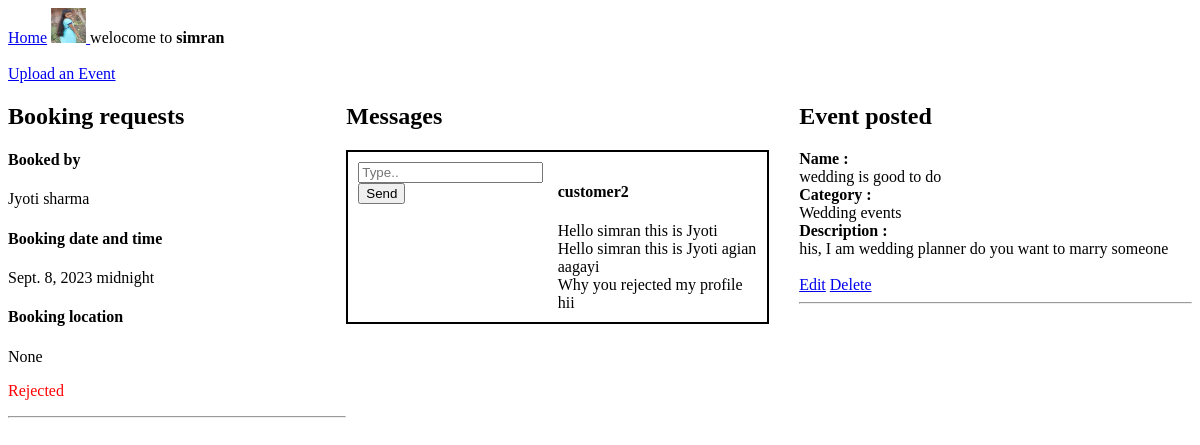
Before: /home-E/ (signed in) with the older database file.
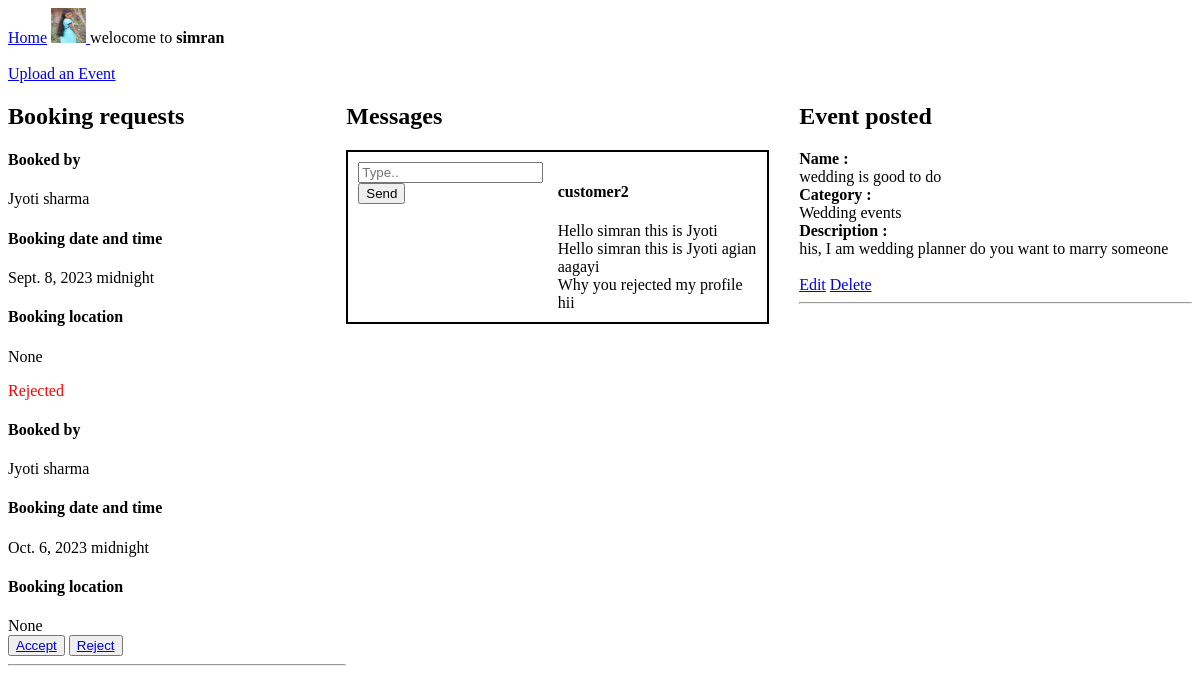
After: the same page with the newer database file.
### EventPlanner/models.py (models this page shows, shortened)
class UserProfile(models.Model):
    user = models.OneToOneField(User,on_delete=models.CASCADE)
    user_type = models.CharField(choices=user_type_choices,max_length=50)
    contact_info = models.CharField(max_length=200,blank=True,null=True,verbose_name='Contact information')
    company_name = models.CharField(max_length=50,blank=True,null=True)
    website = models.URLField(max_length=200,blank=True,null=True)
    about = models.TextField(blank=True,null=True)
    city = models.CharField(max_length=20,null=False,blank=False)
    state = models.CharField(max_length=20,null=False,blank=False)
    location = models.TextField(blank=True,null=True)
    service_offered = models.TextField(blank=True,null=True)
    profile_picture = models.ImageField(upload_to = 'images/',null=True,blank = True)
    vendor_images = models.ManyToManyField('Image', blank=True,null = True)

class Event(models.Model):
    category = models.ForeignKey(Category,on_delete=models.CASCADE)
    event_planner = models.ForeignKey(User,on_delete=models.CASCADE,null=True)
    name = models.CharField(max_length=100)
    description = models.TextField(null=True,blank=True)

class Category(models.Model):
    name = models.CharField(max_length=100)
    def __str__(self):
        return self.name

### customer/models.py (models this page shows)
class Booking(models.Model):
    user = models.ForeignKey(User,on_delete=models.CASCADE,related_name='booking_user',null=False)
    venue = models.ForeignKey(Venue, on_delete=models.CASCADE,null=True)
    vendor = models.ForeignKey(User, on_delete=models.CASCADE,null=True)
    date = models.DateField(null=True)
    time = models.TimeField(null=True)
    location = models.CharField(max_length=150,null=True,blank=True)
    booking_accepted = models.BooleanField(null=True,blank=True)

class Messages(models.Model):
    sender = models.ForeignKey(User,on_delete=models.CASCADE,null=False,blank=False)
    receiver = models.ForeignKey(User,on_delete=models.CASCADE,null=False,blank=False,related_name = 'receiver')
    message = models.TextField(null=False,blank=False)
    created=models.DateTimeField(auto_now_add = True)

### EventPlanner/views.py (the view)
# urls.py: path('home-E/',views.home),
@login_required(login_url='/login-E/')
def home(request):
    if request.user.userprofile.user_type == 'is_event_planner':
        bookings = Booking.objects.filter(vendor = request.user)
        events = Event.objects.filter(event_planner = request.user)
        received_dict,sent_dict =  Messages_display(request)
        context = {'bookings':bookings,'received_dict':received_dict,'sent_dict':sent_dict,'MessageForm':MessageForm,'events':events}
        return render(request,'EventPlanner/home.html',context)

### EventPlanner/templates/EventPlanner/home.html (shortened to what this page needs)
{% extends 'navbar.html' %}
{% block content %}
{% load static %}
<br>
<br>
<div>
    <a href="/create-event/">Upload an Event</a>
</div>
<div class="outer-grid-div">
    <div>
        <h2>Booking requests</h2>
        {% for booking in bookings %}
        <div>
            <div>
                <h4>Booked by</h4>
            </div>
            <div>{{booking.user.first_name}} {{booking.user.last_name}}</div>
            <div>
                <h4>Booking date and time</h4>
            </div>
            <div>{{booking.date}} {{booking.time}}</div>
            <div>
                <h4>Booking location</h4>
            </div>
            <div>{{booking.location}}</div>
        </div>
        {% if booking.booking_accepted is None %}
        <button><a href="/accept-booking/{{booking.id}}/accepted/">Accept</a> </button>
        <button><a href="/accept-booking/{{booking.id}}/rejected/">Reject</a></button>
        {% elif booking.booking_accepted is False %}
        <p class="rejected">Rejected</p>
        {% else %}
        <p class="accepted">Accepted</p>
        <hr>
        {% endif %}
        {% endfor %}
        <hr>
    </div>
    <div>
            <h2>Messages</h2>
        {% for sender,messages in received_dict.items %}
        <div class="gird-div">
            <div>
                <form action="/create-message/" method="POST">
                    <input type="text" name="message" placeholder="Type..">
                    <input type="submit" value="Send">
                </form>
            </div>
            <div>
                <h4>{{sender}}</h4>
                {% for message in messages %}
                <div>{{message.message}}</div>
                {% endfor %}
            </div>
        </div>
        {% endfor %}
    </div>
    <div class="event-div">
        <h2>Event posted</h2>
        {% for event in events %}
        <div><b>Name :</b></div>
        <div>{{event.name}}</div>
        <div><b>Category :</b></div>
        <div>{{event.category}}</div>
        <div><b>Description :</b></div>
        <div>{{event.description}}</div>
        <br>
        <a href="/edit-event/{{event.id}}/">Edit</a>
        <a href="/delete-event/{{event.id}}/">Delete</a>
        <hr>
        {% endfor %}
    </div>
</div>
{% endblock %}

### templates/navbar.html (shortened to what this page needs)
<!DOCTYPE html>
<html lang="en">
<head>
    {% load static %}
</head>
<body>
    {% if not request.user.is_authenticated %}
    <h5>
        <a href="/sign-up-is_customer/">Create account </a>
        <a href="/login-C/">Sign in </a>
    </h5>
    <h5>
        <a href="/sign-up-is_event_planner/">Want to become Event planner</a>
        <a href="/login-E/">Sign in </a>
    </h5>
    {% else %}
    {% if request.user.userprofile.user_type == 'is_event_planner' %}
    <a href="/home-E/">Home</a>
    {% endif %}
    {% if request.user.userprofile.user_type == 'is_event_planner' %}
        {% if request.user.userprofile.profile_picture %}
    <a href="/profile/">
            <img src="{{request.user.userprofile.profile_picture.url}}" alt="" width="35" height="35">
    </a>
        {% else %}
        <a href="/profile/">
            <img src="/static/images/No profile.jpeg" alt="" width="35" height="35">
        </a>
        {% endif %}
    {% else %}
    <a href="/profile/">Profile</a>
    {% endif %}
    {% endif %}
    {% if request.user.is_authenticated %}
    welocome to <b>{{request.user.first_name}}</b>
    {% endif %}
    {% block content %}{% endblock %}
</body>
</html>

### EventPlanner/templates/EventPlanner/home.html (style rules this page uses)
.gird-div { display: grid; grid-template-columns: 1fr 1fr; border: 2px solid #000; padding: 10px; }
.rejected { color: red; }
.outer-grid-div { display: grid; grid-template-columns: 0.8fr 1fr 1fr; }
.event-div { margin-left: 30px; }

Changed rows visible on the page:
added Booking: user.first_name "Jyoti", user.last_name "sharma", date "Oct. 6, 2023", time "midnight", location "None"
